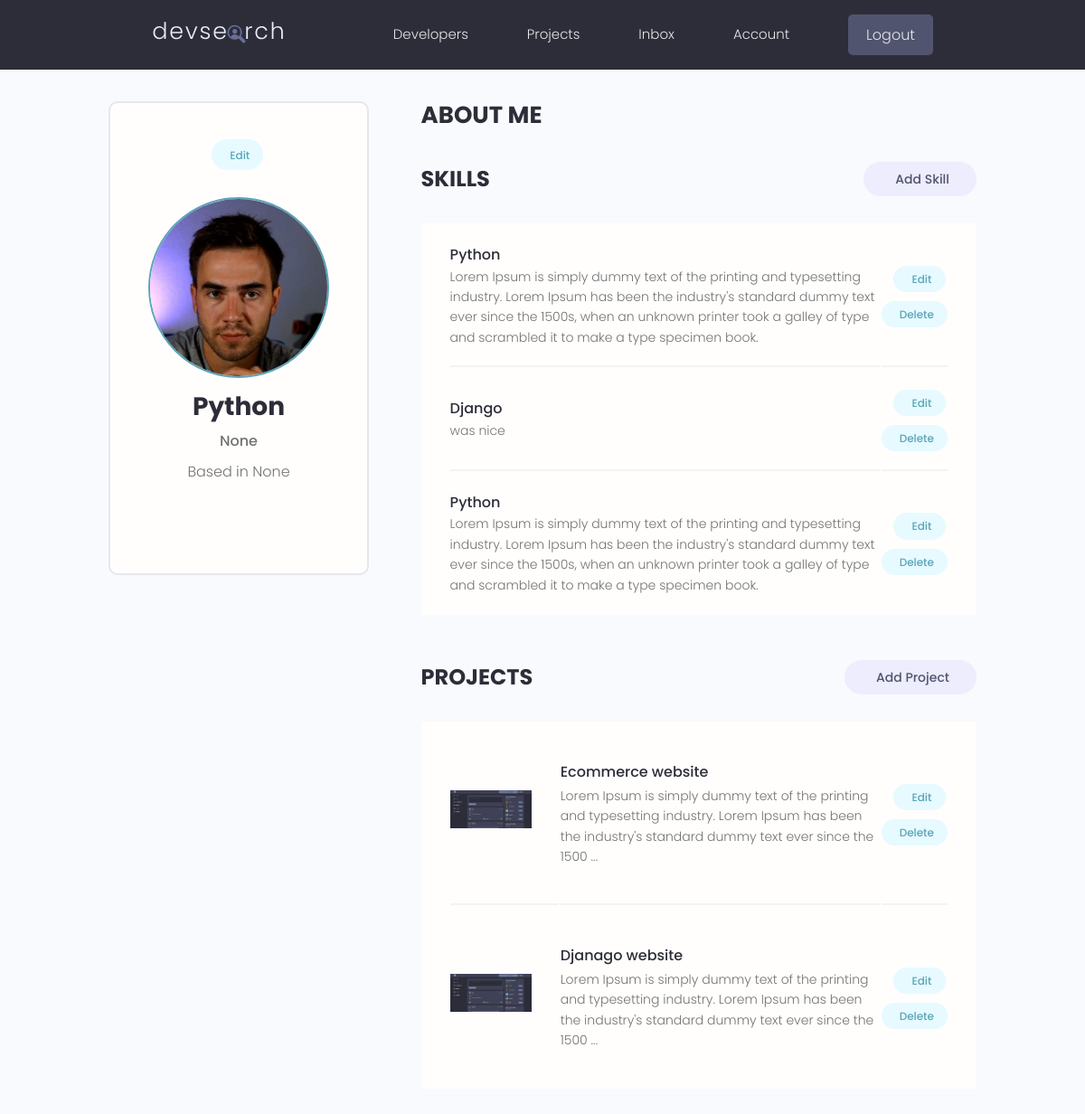
Page /accoutn/ (signed in) on the committed database.
### users/models.py (models this page shows, shortened)
class Profile(models.Model):
    user = models.OneToOneField(User, on_delete=models.CASCADE, null=True, blank=True)
    name = models.CharField(max_length=200, blank=True, null=True)
    email = models.EmailField(max_length=200, blank=True, null=True)
    location = models.CharField(unique=True, max_length=200, blank=True, null=True)
    username = models.CharField(unique=True, max_length=200, blank=True, null=True)
    short_intro = models.CharField(max_length=200, blank=True, null=True)
    bio = models.TextField(blank=True, null=True)
    profile_image = models.ImageField(blank=True, null=True, upload_to='profiles/', default='profiles/user-default.png')
    social_github = models.CharField(max_length=200, blank=True, null=True)
    social_twitter = models.CharField(max_length=200, blank=True, null=True)
    social_stack_overflow = models.CharField(max_length=200, blank=True, null=True)
    social_linkedin = models.CharField(max_length=200, blank=True, null=True)
    social_website = models.CharField(max_length=200, blank=True, null=True)
    created = models.DateTimeField(auto_now_add=True)
    id = models.UUIDField(default=uuid.uuid4, unique=True, primary_key=True, editable=False)

class Skill(models.Model):
    owner = models.ForeignKey(Profile, on_delete=models.CASCADE, null=True, blank=True)
    name = models.CharField(max_length=200, blank=True, null=True)
    description = models.TextField(blank=True, null=True)
    created = models.DateTimeField(auto_now_add=True)
    id = models.UUIDField(default=uuid.uuid4, unique=True, primary_key=True, editable=False)

### projects/models.py (models this page shows, shortened)
class Project(models.Model):
    owner = models.ForeignKey(Profile, null=True, blank=True, on_delete=models.SET_NULL)
    title = models.CharField(max_length=200)
    description = models.TextField(null=True, blank=True)
    featured_image = models.ImageField(null=True, blank=True, default='default.jpg')
    demo_link = models.CharField(max_length=2000, null=True, blank=True)
    source_link = models.CharField(max_length=2000, null=True, blank=True)
    tags = models.ManyToManyField('Tag', blank=True)
    vote_total = models.IntegerField(default=0, null=True, blank=True)
    vote_ratio = models.IntegerField(default=0, null=True, blank=True)
    created = models.DateTimeField(auto_now_add=True)
    id = models.UUIDField(default=uuid.uuid4, unique=True, primary_key=True, editable=False)

### users/views.py (the view)
# urls.py: path('accoutn/', views.userAccount, name='account'),
@login_required(login_url='login')
def userAccount(request):
    profile = request.user.profile
    skills = profile.skill_set.all()
    projects = profile.project_set.all()
    context = {'profile': profile, 'skills': skills, 'projects': projects}
    return render(request, 'users/account.html', context)

### users/templates/users/account.html (shortened to what this page needs)
{% extends 'main.html' %}
{% block content %}
  <main class="settingsPage profile my-md">
    <div class="container">
      <div class="layout">
        <div class="column column--1of3">
          <div class="card text-center">
            <div class="card__body dev">
              <a class="tag tag--pill tag--main settings__btn" href="{% url 'edit-account' %}"> Edit</a>
              <img class="avatar avatar--xl dev__avatar" src="{{ profile.profile_image.url }}" />
              <h2 class="dev__name">{{ profile.name }}</h2>
              <p class="dev__title">{{ profile.short_intro }}</p>
              <p class="dev__location">Based in {{ profile.location }}</p>
            </div>
          </div>
        </div>
        <div class="column column--2of3">
          <div class="devInfo">
            <h3 class="devInfo__title">About Me</h3>
          </div>
          <div class="settings">
            <h3 class="settings__title">Skills</h3>
            <a class="tag tag--pill tag--sub settings__btn tag--lg" href="{% url 'create-skill' %}"> Add Skill</a>
          </div>
          <table class="settings__table">
              {% for skill in skills %}
            <tr>
              <td class="settings__tableInfo">
                <h4>{{ skill.name }}</h4>
                <p>
                 {{ skill.description }}
                </p>
              </td>
              <td class="settings__tableActions">
                <a class="tag tag--pill tag--main settings__btn" href="{% url 'update-skill' skill.id %}">Edit</a>
                <a class="tag tag--pill tag--main settings__btn" href="{% url 'delete-skill' skill.id %}">Delete</a>
              </td>
            </tr>
        {% endfor %}
          </table>
          <div class="settings">
            <h3 class="settings__title">Projects</h3>
            <a class="tag tag--pill tag--sub settings__btn tag--lg" href="#"> Add Project</a>
          </div>
          <table class="settings__table">
          {% for project in projects %}
            <tr>
              <td class="settings__thumbnail">
                <a href="{% url 'project' project.id %}"><img src="{{ project.featured_image.url }}" alt="Project Thumbnail" /></a>
              </td>
              <td class="settings__tableInfo">
                <a href="{% url 'project' project.id %}">{{ project.title }}</a>
                <p>{{ project.description | slice:'150' }} ... </p>
              </td>
              <td class="settings__tableActions">
                <a class="tag tag--pill tag--main settings__btn" href="#"> Edit</a>
                <a class="tag tag--pill tag--main settings__btn" href="#">
                  Delete</a>
              </td>
            </tr>
           {% endfor %}
          </table>
        </div>
      </div>
    </div>
  </main>
{% endblock %}

### static/styles/app.css (style rules this page uses)
:root { --color-sub: #2d2d39; }
.card { border: 2px solid var(--color-light); }
img { width: 100%; }
.profile .card > .dev { padding: 4rem; }
.dev__avatar { display: block; margin: auto; }
.dev__name { color: var(--color-sub); font-size: 2.8rem; font-weight: 700; margin-top: 1rem; margin-bottom: 0.5rem; }
.dev__title { font-size: 1.6rem; font-weight: 500; line-height: 1.3; }
.dev__location { margin-top: 1rem; }
.devInfo { margin-bottom: 3rem; }
.devInfo__title, .devInfo__subtitle { font-size: 2.6rem; color: var(--color-sub); text-transform: uppercase; font-weight: 700; margin-bottom: 1.5rem; }
.settingsPage .dev > .settings__btn { display: inline-block; margin-bottom: 3rem; }
.settings { display: flex; justify-content: space-between; align-items: center; }
.settings__title { font-size: 2.4rem; text-transform: uppercase; font-weight: 700; color: var(--color-sub); }
.settings__table { margin-top: 3rem; margin-bottom: 5rem; padding: 0 3rem; background: var(--color-white); }
.settings__table tr { width: 100%; }
.settings__table tr > td { padding: 2rem 0; }
.settings__table tr:not(:last-child) td { border-bottom: 2px solid var(--color-white-light); }
.settings__thumbnail { width: 23%; min-width: 10rem; }
.settings__thumbnail img { padding-right: 3rem; height: 15rem; object-fit: contain; }
.settings__tableInfo { width: 100%; }
.settings__tableInfo h4, .settings__tableInfo a { padding-right: 1rem; width: auto; font-size: 1.6rem; font-weight: 500; color: var(--color-sub); }
.settings__tableInfo p { font-size: 1.4rem; }
.settings__tableActions { text-align: right; }

### static/uikit/styles/modules/_variables.css (style rules this page uses)
:root { --color-main: #5aa5b9; --color-main-light: #e6faff; --color-sub: #3f4156; --color-sub-light: #51546e; --color-sub-lighter: #ededfd; --color-text: #737373; --color-gray: #8b8b8b; --color-light: #e5e7eb; --color-light-gray: #767676; --color-bg: #f8fafd; --color-white: #fffefd; --color-white-light: #f3f3f3; --color-success: #359e64; --color-success-bg: #def8e8; --color-error: #fc4b0b; --color-error-bg: #fff2ee; --font-base: 'Poppins', arial, helvetica, 'Segoe UI', roboto, ubuntu, sans-serif; --font-monospace: 'Fira Code', 'Courier New', courier, monospace; --font-regular: 300; --font-medium: 500; --font-bold: 700; --generic-shadow: 1px 1px 5px #00000010; --generic-transition: all 0.3s ease-in-out; }

### static/uikit/styles/modules/_base.css (style rules this page uses)
* { margin: 0; padding: 0; box-sizing: border-box; text-rendering: optimizeLegibility; color: inherit; font-size: inherit; }
html { font-size: 50%; }
@media only screen and (min-width: 480px) { html { font-size: 56.25%; } }
@media only screen and (min-width: 1200px) { html { font-size: 62.5%; } }
body { line-height: 1.6; font-weight: 400; font-size: 1.5rem; color: var(--color-text); background-color: var(--color-bg); min-height: 100vh; }

### static/uikit/styles/modules/_typography.css (style rules this page uses)
* { font-family: var(--font-base); }
h2 { font-size: 3.6rem; font-weight: var(--font-bold); }
h3 { font-size: 3.2rem; font-weight: var(--font-medium); }
h4 { font-size: 2.8rem; font-weight: var(--font-medium); }
p, span, strong { font-size: 1.6rem; color: var(--color-text); font-weight: var(--font-regular); }
a { padding-bottom: 2px; text-decoration: none; display: inline-block; color: var(--color-main); font-weight: var(--font-medium); }

### static/uikit/styles/modules/_utilities.css (style rules this page uses)
.container { width: 92%; max-width: 165rem; margin: 0 auto; box-sizing: border-box; }
@media screen and (min-width: 1000px) { .container { width: 90%; } }
@media screen and (min-width: 1200px) { .container { width: 80%; } }
.text-center { text-align: center; }
.my-md { margin: 3rem auto; }

### static/uikit/styles/modules/_avatar.css (style rules this page uses)
.avatar { border-radius: 50%; border: 2px solid var(--color-main); object-fit: cover; }
.avatar--xl { height: 20rem; width: 20rem; }

### static/uikit/styles/modules/_card.css (style rules this page uses)
.card { border-radius: 1rem; background-color: var(--color-white); border: 1.5px solid var(--color-light); width: auto; height: auto; margin-top: 0.5rem; margin-bottom: 0.5rem; overflow: hidden; }
.card__body, .card__header { padding: 2rem 2.5rem; }

### static/uikit/styles/modules/_layout.css (style rules this page uses)
.layout { display: flex; flex-flow: row wrap; justify-content: space-between; }
.layout > .column { margin-bottom: 3rem; }
.layout > .column.column--1of3 { flex-basis: 30%; }
.layout > .column.column--2of3 { flex-basis: 64%; }

### rows in the picture
Profile: profile_image (picture), name "Python", short_intro "None", location "None"
Skill: name "Python", description "Lorem Ipsum is simply dummy text of the printing and typesetting industry. Lorem Ipsum has been the industry's standard dummy text ever since the 1500s, when an unknown printer took a galley of type and scrambled it to make a type specimen book."
Skill: name "Django", description "was nice"
Skill: name "Python", description "Lorem Ipsum is simply dummy text of the printing and typesetting industry. Lorem Ipsum has been the industry's standard dummy text ever since the 1500s, when an unknown printer took a galley of type and scrambled it to make a type specimen book."
Project: featured_image (picture), title "Ecommerce website", description "Lorem Ipsum is simply dummy text of the printing and typesetting industry. Lorem Ipsum has been the industry's standard dummy text ever since the 1500"
Project: featured_image (picture), title "Djanago website", description "Lorem Ipsum is simply dummy text of the printing and typesetting industry. Lorem Ipsum has been the industry's standard dummy text ever since the 1500"
